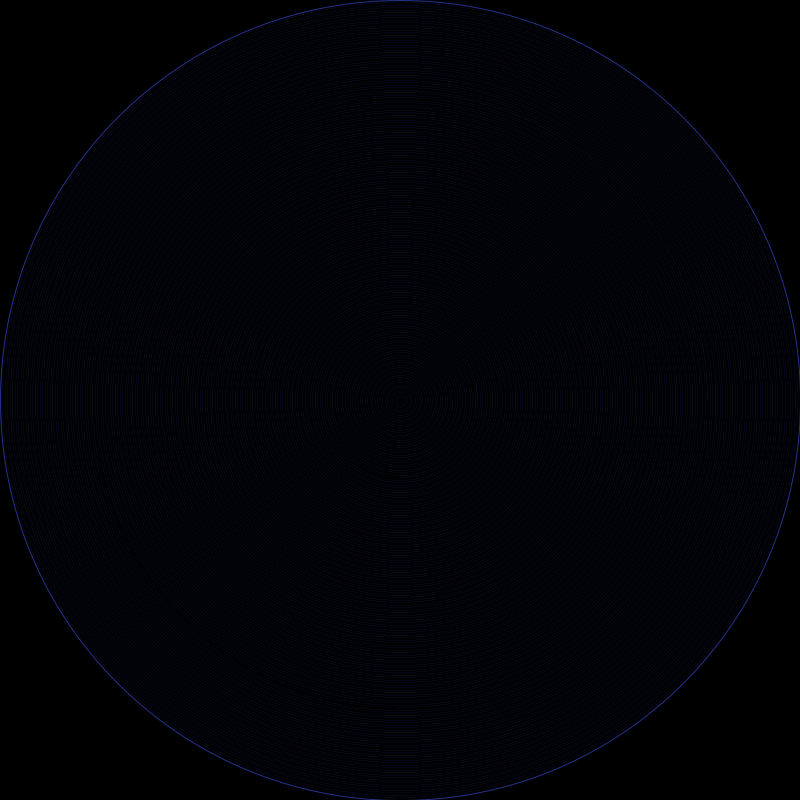
Frame 1 (no input)
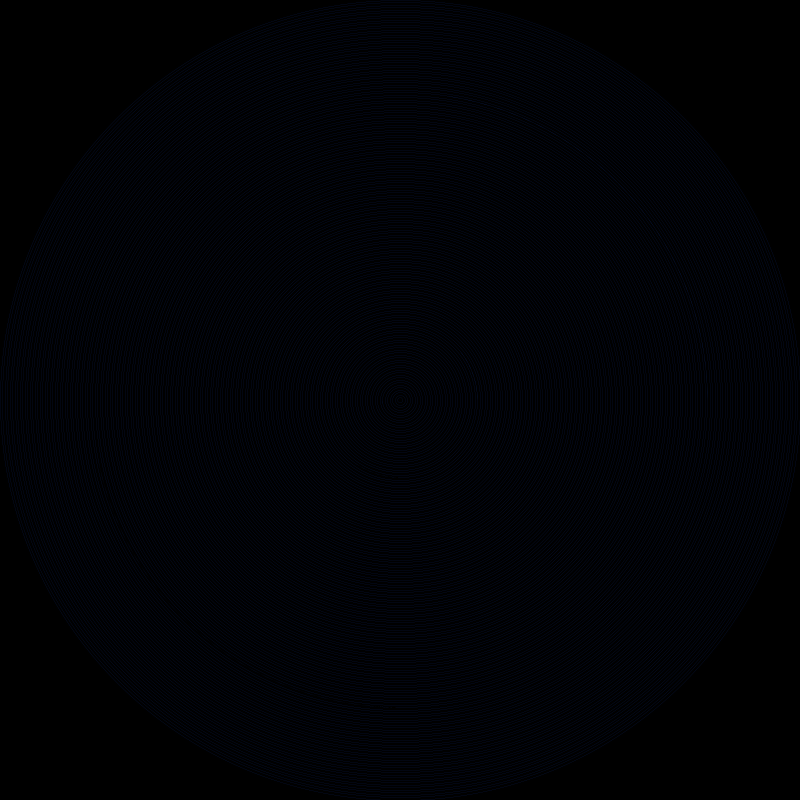
Frame 60 (the mouse pressed at the canvas centre just before this capture)
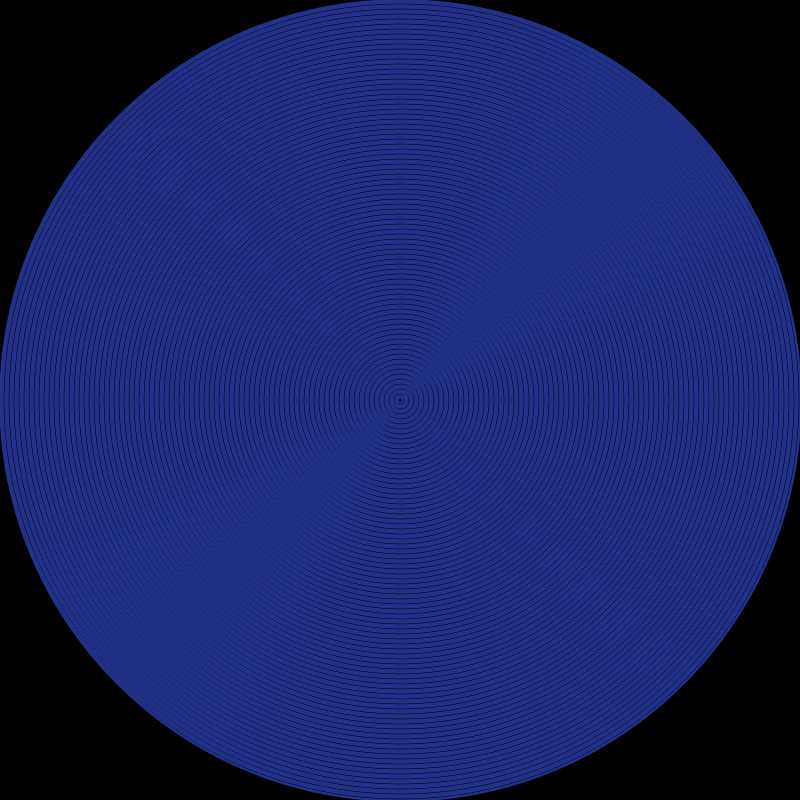
Frame 120 (the mouse held since frame 60 and released just before this capture)

The Processing sketch that drew these frames (run headless with seeded random() and noise(); from frame 60 on, the mouse is pressed at the canvas centre):

// Processing sketch: processing_122626
// ── processing_122626.pde

float _mouseX ;

void setup() {
  size(800, 800);
  noFill();
  smooth();
}

void draw() {
  background(0);
  stroke(random(10,50),50,140);
  for (int i=width; i>0; i-=5) {
    ellipse(width/2, height/2, i, i);
    _mouseX = map(mouseX, 0, width, 0, 5);
    strokeWeight(_mouseX);
  }
}
